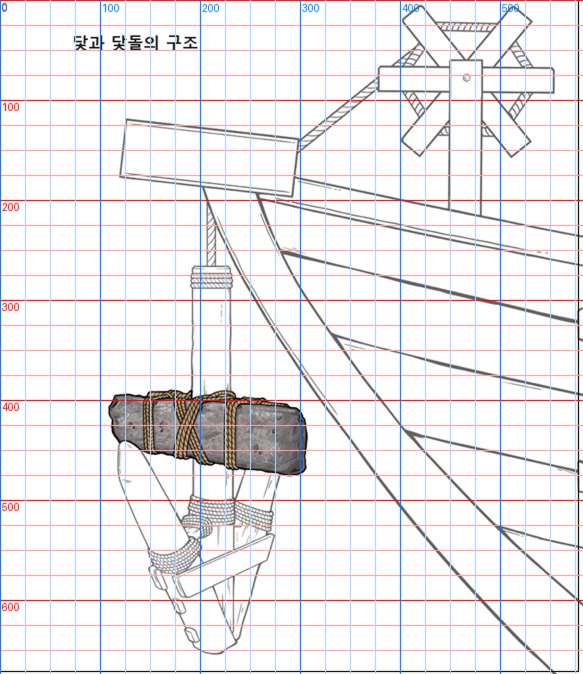
#> input picture build/staging/r194/drawing-grid-2x.png, 1166 x 1348 px, given in place of drawing-grid-2x.png.png, which was not available (shown at 1/2 size)
$ python r338_pair.py ../r194/drawing-grid-2x.png
#> lines starting #> are read from the running program, lines starting #| are printed output that depends on the picture; after the words box and inside, x2 and y2 are one past the last pixel; in counts of white or black regions, pixels touching at a corner belong together
import sys
from PIL import Image, ImageChops
B='/Users/augustgweon/Ships/Research/baselines/frames/'; C='/Users/augustgweon/Ships/Research/baselines/_current/'
for n in sys.argv[1:]:
    b=Image.open(B+n+'.png').convert('RGB'); c=Image.open(C+n+'.png').convert('RGB')
#> further down, b is the input picture: PIL image 1166x1348 RGB; mean R, G, B 237.1, 233.6, 236.6
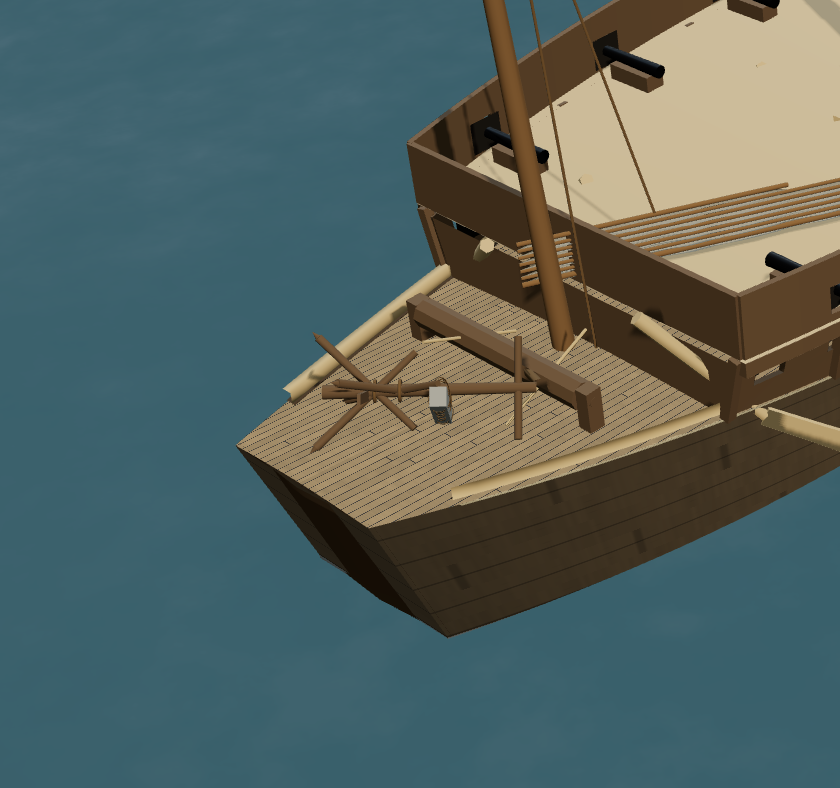
#> input picture build/staging/r194/look-pan-a-crop.png, 840 x 788 px, given in place of drawing-grid-2x.png.png, which was not available
#> further down, c is the input picture: PIL image 840x788 RGB; mean R, G, B 83.3, 98.9, 95.4
    d=ImageChops.difference(b,c).convert('L').point(lambda v:255 if v>6 else 0); bb=d.getbbox()
#> after `d = ImageChops.difference(b, c).convert('L').point(lambda v: 255 if v `:
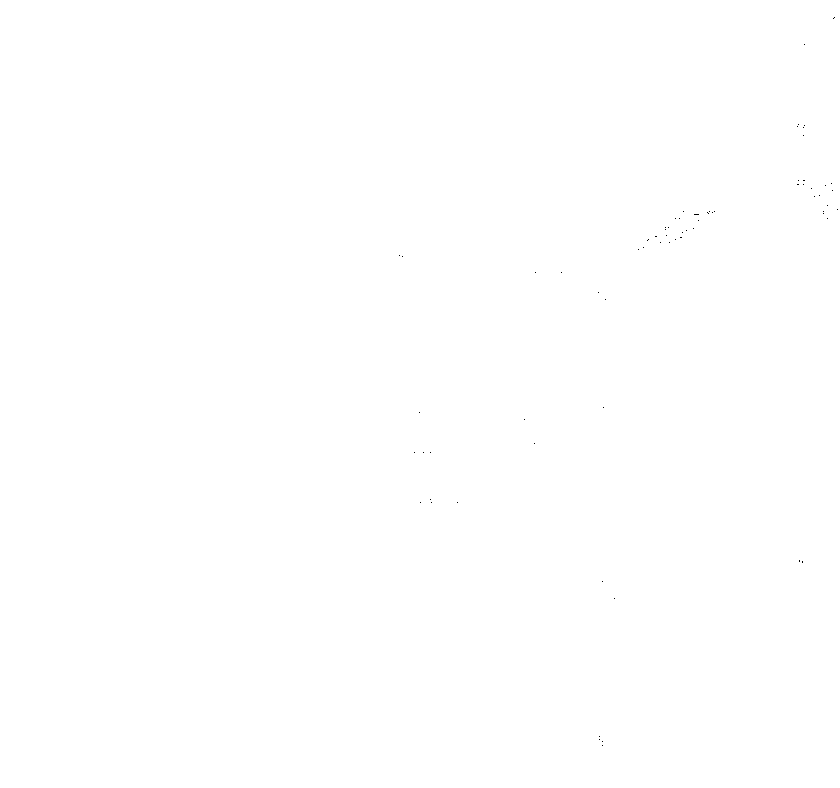
#> d: PIL image 840x788 L; 100% white; black in thin lines or dots, all inside (x1, y1, x2, y2) = (399, 17, 838, 746)
#> after `bb = d.getbbox()`: bb = (0, 0, 840, 788)
    if not bb: print(n,'identical'); continue
    x0,y0,x1,y1=bb; pad=30; x0=max(0,x0-pad); y0=max(0,y0-pad); x1=min(b.width,x1+pad); y1=min(b.height,y1+pad)
#> after `x0, y0, x1, y1 = bb`: x0 = 0; y0 = 0; x1 = 840; y1 = 788
#> after `x1 = min(b.width, x1 + pad)`: x1 = 870
#> after `y1 = min(b.height, y1 + pad)`: y1 = 818
    print(n, 'bbox', bb, b.size)
#| ../r194/drawing-grid-2x.png bbox (0, 0, 840, 788) (1166, 1348)
    cb=b.crop((x0,y0,x1,y1)); cc=c.crop((x0,y0,x1,y1)); dd=ImageChops.difference(cb,cc).point(lambda v:min(255,v*5))
#> after `cb = b.crop((x0, y0, x1, y1))`:
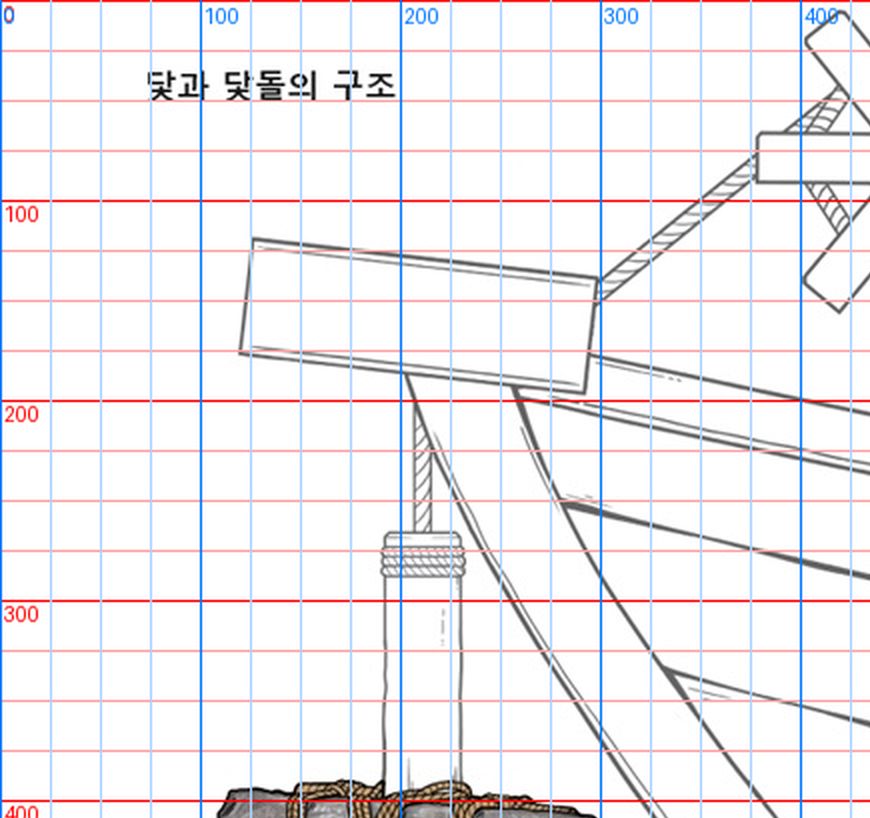
#> cb: PIL image 870x818 RGB; mean R, G, B 240, 236.3, 239.6
#> after `cc = c.crop((x0, y0, x1, y1))`:
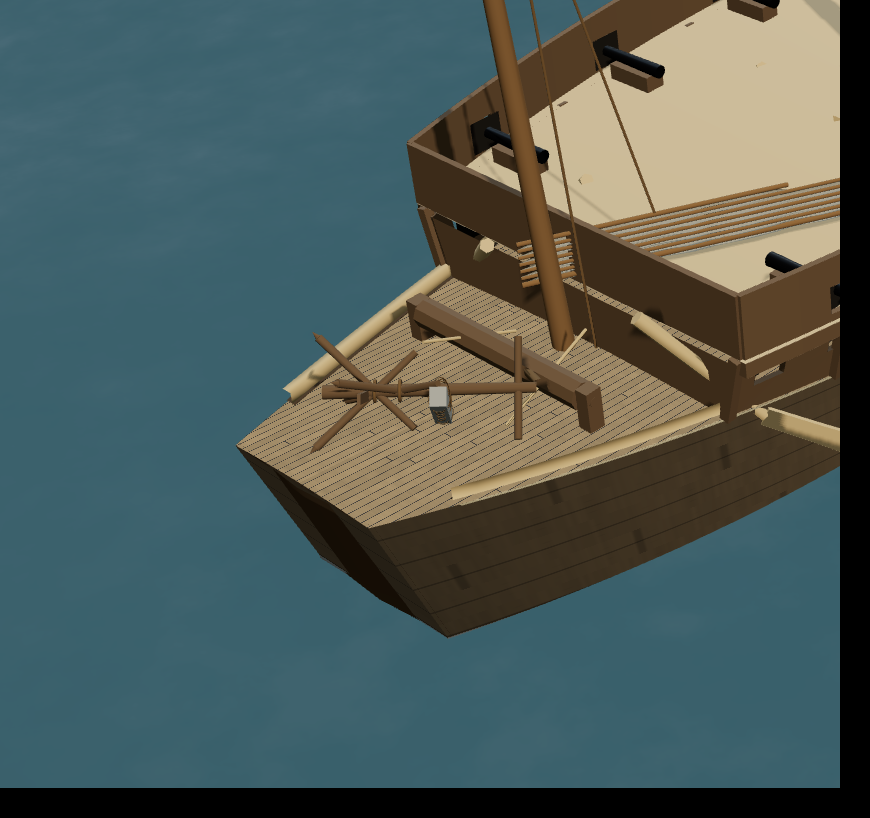
#> cc: PIL image 870x818 RGB; mean R, G, B 77.5, 92, 88.7
#> after `dd = ImageChops.difference(cb, cc).point(lambda v: min(255, v * 5))`:
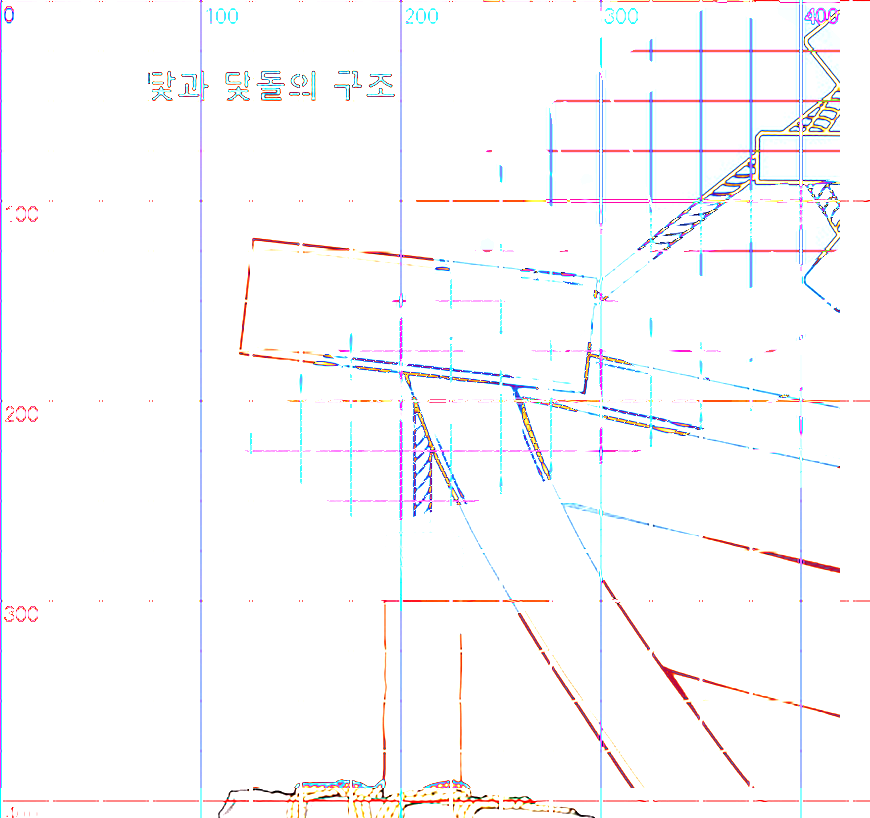
#> dd: PIL image 870x818 RGB; mean R, G, B 250.1, 249, 250.7
    W,H=cb.size; s=Image.new('RGB',(W,H*3+20),'white'); s.paste(cb,(0,0)); s.paste(cc,(0,H+10)); s.paste(dd,(0,2*H+20))
#> after `W, H = cb.size`: W = 870; H = 818
#> after `s = Image.new('RGB', (W, H * 3 + 20), 'white')`: s: PIL image 870x2474 RGB; every value is 255
#> after `s.paste(cb, (0, 0))`:
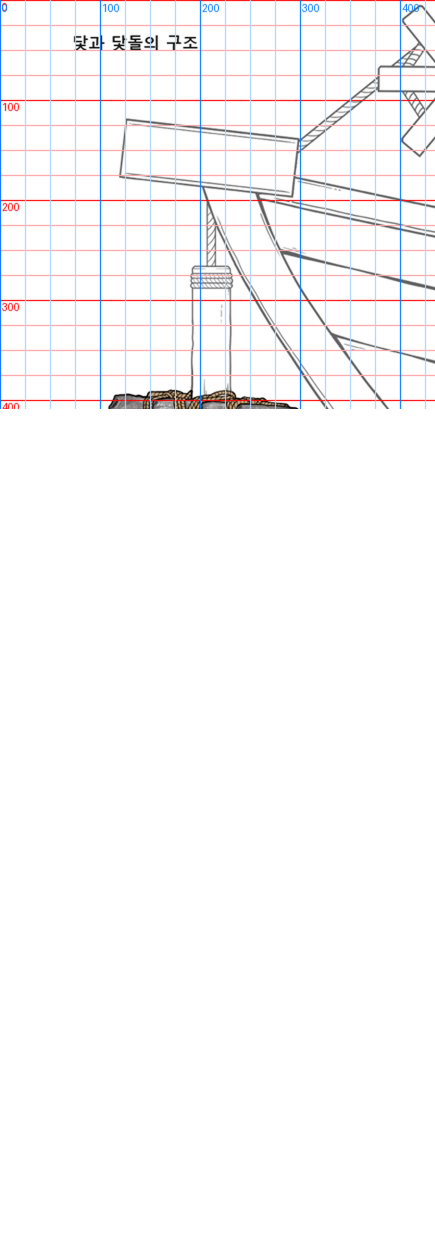
#> s: PIL image 870x2474 RGB (shown at 1/2 size); mean R, G, B 250.1, 248.8, 249.9
#> after `s.paste(dd, (0, 2 * H + 20))`:
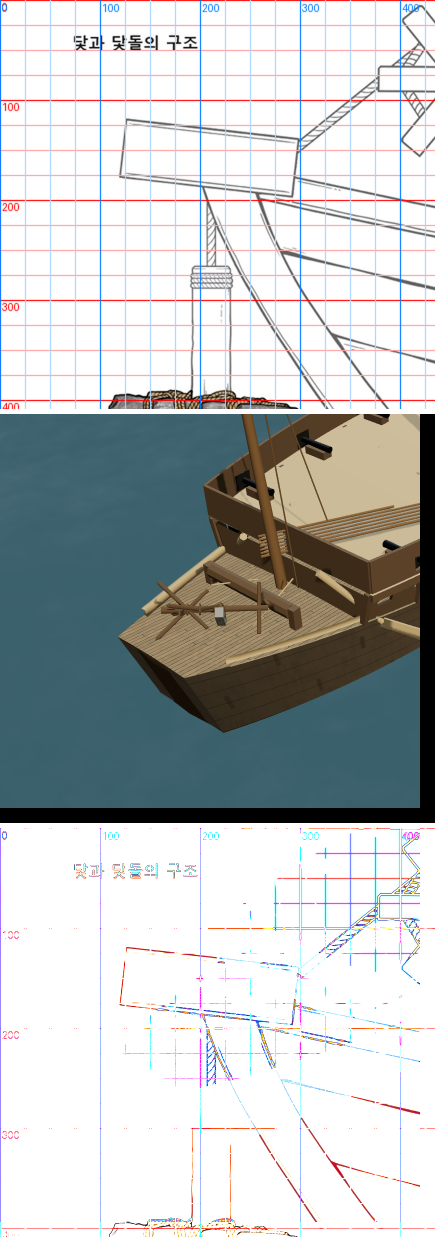
#> s: PIL image 870x2474 RGB (shown at 1/2 size); mean R, G, B 189.7, 192.9, 193.5
    if s.width>1400: s=s.resize((1400,int(s.height*1400/s.width)))
    s.save(f'pair-{n}.png')
